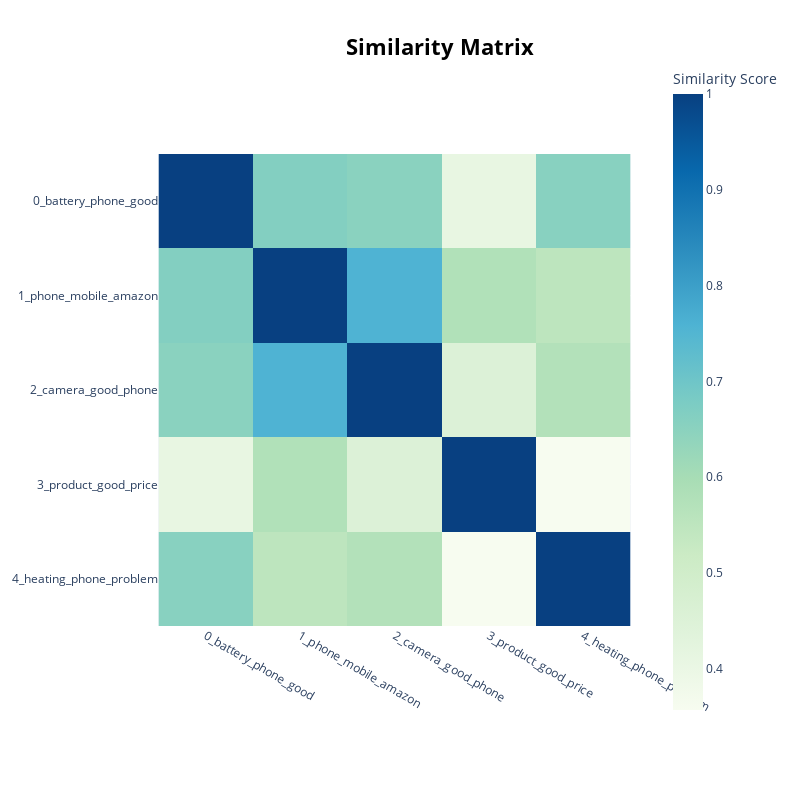

The notebook cell this image was saved under:
### Code cell
topic_model.visualize_heatmap()

### Figure 1 — Plotly figure (JSON) as saved in the notebook; plotly's stock layout.template omitted (floating-point values rounded to 4 significant figures)
{"data": [{"coloraxis": "coloraxis", "hovertemplate": "x: %{x}<br>y: %{y}<br>Similarity Score: %{z}<extra></extra>", "name": "0", "type": "heatmap", "x": ["0_battery_phone_good", "1_phone_mobile_amazon", "2_camera_good_phone", "3_product_good_price", "4_heating_phone_problem"], "xaxis": "x", "y": ["0_battery_phone_good", "1_phone_mobile_amazon", "2_camera_good_phone", "3_product_good_price", "4_heating_phone_problem"], "yaxis": "y", "z": [[1.0, 0.6648, 0.6521, 0.4091, 0.6546], [0.6648, 1.0, 0.7575, 0.5772, 0.5506], [0.6521, 0.7575, 1.0, 0.4536, 0.5744], [0.4091, 0.5772, 0.4536, 1.0, 0.3571], [0.6546, 0.5506, 0.5744, 0.3571, 1.0]]}], "layout": {"coloraxis": {"colorbar": {"title": {"text": "Similarity Score"}}, "colorscale": [[0, "rgb(247,252,240)"], [0.125, "rgb(224,243,219)"], [0.25, "rgb(204,235,197)"], [0.375, "rgb(168,221,181)"], [0.5, "rgb(123,204,196)"], [0.625, "rgb(78,179,211)"], [0.75, "rgb(43,140,190)"], [0.875, "rgb(8,104,172)"], [1, "rgb(8,64,129)"]]}, "height": 800, "hoverlabel": {"bgcolor": "white", "font": {"family": "Rockwell", "size": 16}}, "legend": {"title": {"text": "Trend"}}, "margin": {"t": 60}, "showlegend": true, "title": {"font": {"color": "Black", "size": 22}, "text": "<b>Similarity Matrix</b>", "x": 0.55, "xanchor": "center", "y": 0.95, "yanchor": "top"}, "width": 800, "xaxis": {"anchor": "y", "autorange": true, "constrain": "domain", "domain": [0, 1], "range": [-0.5, 4.5], "scaleanchor": "y", "type": "category"}, "yaxis": {"anchor": "x", "autorange": true, "constrain": "domain", "domain": [0.1424, 0.8576], "range": [4.5, -0.5], "type": "category"}}}
